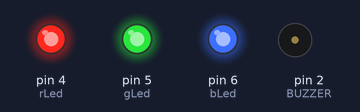
A sketch run on a simulated Arduino Uno, built with avr-gcc and run on an emulated ATmega328P. Shown: output pins drawn as LEDs (lit = HIGH), buzzer (waves = sounding, pin HIGH).

Above: at 1.0 s.
At 3.1 s:
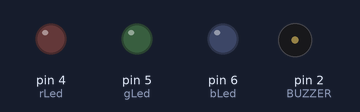
At 4.25 s:
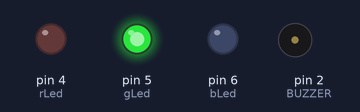
At 5.35 s:
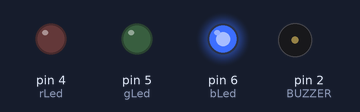
Timing chart, 0 to 8.3 s (numbered marks = the images above):
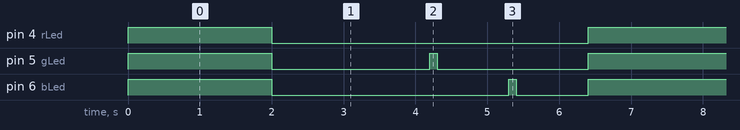

Measured:
- by itself, pin 4 (rLed): alternates HIGH for 2.0 s and LOW for 4.4 s
- by itself, pin 5 (gLed): repeats every 6.4 s: LOW 2.2 s, HIGH 0.10 s, LOW 2.1 s, HIGH 2.0 s
- by itself, pin 6 (bLed): repeats every 6.4 s: LOW 3.3 s, HIGH 0.10 s, LOW 1.0 s, HIGH 2.0 s

The sketch:

lightIndicators.ino
```cpp
// Digital pins
int BUZZER = 2;
int rLed = 4;
int gLed = 5;
int bLed = 6;


void setup() {
  // put your setup code here, to run once:
  pinMode(BUZZER, OUTPUT);
  pinMode(rLed, OUTPUT);
  pinMode(gLed, OUTPUT);
  pinMode(bLed, OUTPUT);
}


// Power indicators
void PowerSwitchOnI() { // Light indication after device comes on
  digitalWrite(rLed, HIGH);
  digitalWrite(gLed, HIGH);
  digitalWrite(bLed, HIGH);
  delay(2000);
}

void PowerSwitchOffI() {  // Light indication to move to heating mode
  digitalWrite(rLed, LOW);
  analogWrite(gLed, LOW);
  digitalWrite(bLed, LOW);
  delay(200);
}

/* Heating on */
// Heating mode indicators
void HeatOnI() {  // Light to show that heating coil is actively on
  digitalWrite(rLed, LOW);
  digitalWrite(gLed, HIGH);
  digitalWrite(bLed, LOW);
  delay(100);
}

/* Heating standby */
// Indicator
void HeatStandbyI() { // Light to show that heating coil is temporarily off
  digitalWrite(rLed, LOW);
  digitalWrite(gLed, LOW);
  digitalWrite(bLed, HIGH);
  delay(100);
}

void off() {
  digitalWrite(rLed, LOW);
  digitalWrite(gLed, LOW);
  digitalWrite(bLed, LOW);
  delay(1000);
}

void loop() {
  // put your main code here, to run repeatedly:
  PowerSwitchOnI();
  off();
  PowerSwitchOffI();
  off();
  HeatOnI();
  off();
  HeatStandbyI();
  off();
}
```
